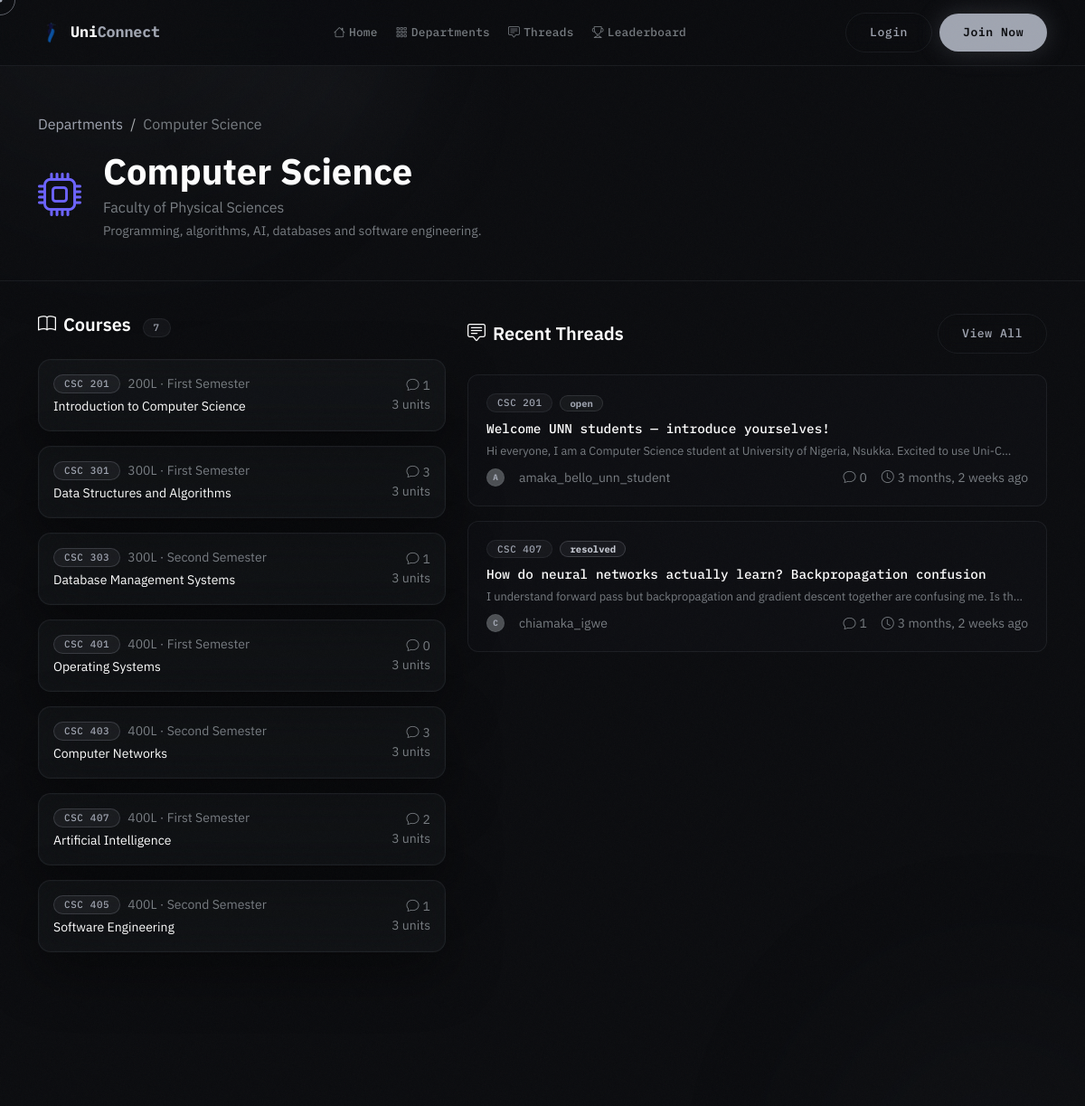
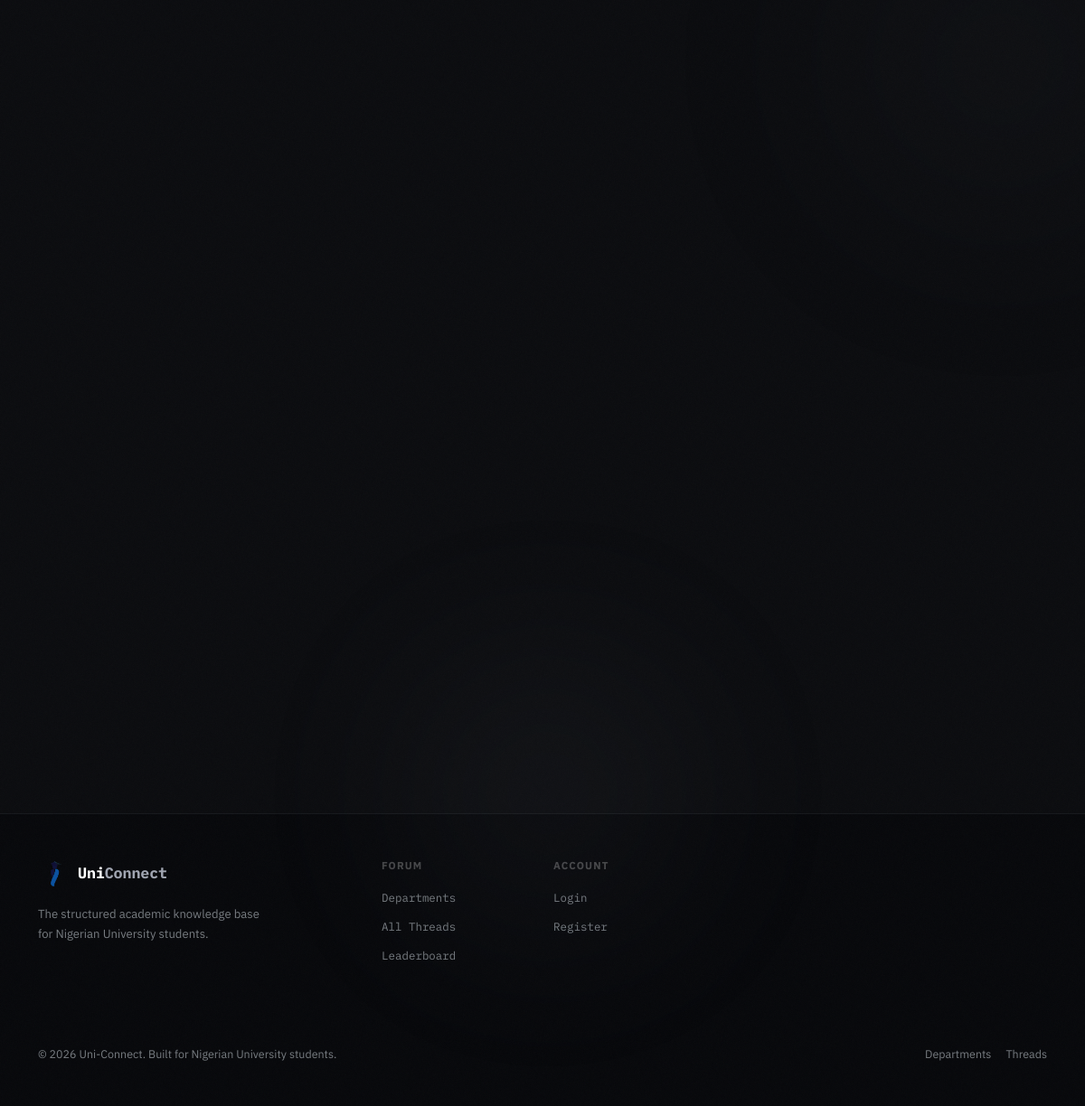
The page /departments/1/ on the database its author committed (2 pictures, top to bottom).
### forum/models.py (models this page shows, shortened)
class Department(models.Model):
    school = models.ForeignKey(
        School, on_delete=models.CASCADE, related_name='departments',
        null=True, blank=True,
    )
    name = models.CharField(max_length=200)
    code = models.CharField(max_length=10)
    faculty = models.CharField(max_length=200)
    description = models.TextField(blank=True)
    color = models.CharField(max_length=7, default='#6C63FF')
    icon = models.CharField(max_length=50, default='bi-mortarboard')
    created_at = models.DateTimeField(auto_now_add=True)
    class Meta:
        ordering = ['name']
        unique_together = ['school', 'code']
        constraints = [
            models.UniqueConstraint(
                Lower('name'), 'school',
                name='unique_department_name_per_school',
            ),
        ]
        indexes = [
            models.Index(fields=['school', 'code']),
        ]

class Course(models.Model):
    department = models.ForeignKey(Department, on_delete=models.CASCADE, related_name='courses')
    code = models.CharField(max_length=20)
    title = models.CharField(max_length=200)
    description = models.TextField(blank=True)
    level = models.CharField(max_length=10, default='100L')
    semester = models.CharField(max_length=20, default='First Semester')
    units = models.IntegerField(default=3)
    is_active = models.BooleanField(default=True)
    created_at = models.DateTimeField(auto_now_add=True)
    class Meta:
        ordering = ['code']
        unique_together = ['department', 'code']

class Thread(models.Model):
    STATUS_CHOICES = [
        ('open', 'Open'),
        ('resolved', 'Resolved'),
        ('closed', 'Closed'),
    ]
    course = models.ForeignKey(Course, on_delete=models.CASCADE, related_name='threads')
    author = models.ForeignKey(settings.AUTH_USER_MODEL, on_delete=models.CASCADE, related_name='threads')
    title = models.CharField(max_length=300)
    content = models.TextField()
    attachment = models.FileField(upload_to='thread_attachments/', blank=True, null=True)
    voice_note = models.FileField(upload_to='thread_voice_notes/', blank=True, null=True)
    status = models.CharField(max_length=20, choices=STATUS_CHOICES, default='open')
    is_pinned = models.BooleanField(default=False)
    is_deleted = models.BooleanField(default=False)
    views = models.IntegerField(default=0)
    tags = models.ManyToManyField(Tag, blank=True, related_name='threads')
    created_at = models.DateTimeField(auto_now_add=True)
    updated_at = models.DateTimeField(auto_now=True)
    class Meta:
        ordering = ['-is_pinned', '-created_at']
    @property
    def reply_count(self):
        return self.replies.filter(is_deleted=False).count()

### accounts/models.py (models this page shows, shortened)
class User(AbstractUser):
    ROLE_CHOICES = [
        ('student', 'Student'),
        ('lecturer', 'Lecturer'),
        ('admin', 'Admin'),
    ]
    is_email_verified = models.BooleanField(default=False)
    role = models.CharField(max_length=20, choices=ROLE_CHOICES, default='student')
    school = models.ForeignKey(
        'forum.School', on_delete=models.SET_NULL, null=True, blank=True, related_name='members'
    )
    department = models.ForeignKey(
        'forum.Department', on_delete=models.SET_NULL, null=True, blank=True, related_name='members'
    )
    matric_number = models.CharField(max_length=20, blank=True)
    bio = models.TextField(blank=True)
    avatar = models.ImageField(upload_to='avatars/', blank=True, null=True)
    reputation = models.IntegerField(default=0)
    created_at = models.DateTimeField(auto_now_add=True)

### forum/views.py (the view)
# urls.py: path('departments/<int:pk>/', views.department_detail, name='department_detail'),
def department_detail(request, pk):
    department = get_object_or_404(Department.objects.select_related('school'), pk=pk)
    if request.user.is_authenticated and not request.user.can_access_department(department):
        messages.error(request, "That department belongs to another institution, so you can't view its discussions.")
        return redirect('forum:departments')
    courses = Course.objects.filter(department=department, is_active=True).annotate(
        thread_count=Count('threads', filter=Q(threads__is_deleted=False))
    )
    recent_threads = Thread.objects.filter(
        course__department=department, is_deleted=False
    ).select_related('author', 'course').order_by('-created_at')[:10]
    return render(request, 'forum/department_detail.html', {
        'department': department,
        'courses': courses,
        'recent_threads': recent_threads,
    })

### forum/context_processors.py (called while the page is built)
def unread_notifications(request):
    count = 0
    if request.user.is_authenticated:
        count = request.user.notifications.filter(is_read=False).count()
    return {'unread_notification_count': count}

### templates/forum/department_detail.html (shortened to what this page needs)
{% extends 'base.html' %}
{% block content %}
<div class="page-header">
  <div class="container">
    <nav aria-label="breadcrumb" class="mb-3">
      <ol class="breadcrumb">
        <li class="breadcrumb-item"><a href="{% url 'forum:departments' %}" class="text-accent text-decoration-none">Departments</a></li>
        <li class="breadcrumb-item active text-muted">{{ department.name }}</li>
      </ol>
    </nav>
    <div class="d-flex align-items-center gap-4">
      <div style="color:{{ department.color }}; font-size:3rem;">
        <i class="bi {{ department.icon }}"></i>
      </div>
      <div>
        <h1 class="display-6 fw-bold text-white mb-1">{{ department.name }}</h1>
        <p class="text-muted mb-0">{{ department.faculty }}</p>
        {% if department.description %}<p class="text-muted small mt-1 mb-0">{{ department.description }}</p>{% endif %}
      </div>
    </div>
  </div>
</div>
<div class="container pb-5">
  <div class="row g-4">
    <div class="col-lg-5">
      <h5 class="text-white fw-600 mb-4"><i class="bi bi-book me-2"></i>Courses <span class="badge badge-glass ms-2">{{ courses.count }}</span></h5>
      <div class="d-flex flex-column gap-3">
        {% for course in courses %}
        <a href="{% url 'forum:course_detail' course.pk %}" class="glass-panel p-3 text-decoration-none d-block" style="border-radius:14px;">
          <div class="d-flex align-items-center gap-3">
            <div>
              <div class="d-flex align-items-center gap-2 mb-1">
                <span class="badge badge-glow small">{{ course.code }}</span>
                <span class="text-muted small">{{ course.level }} · {{ course.semester }}</span>
              </div>
              <div class="text-white fw-500 small">{{ course.title }}</div>
            </div>
            <div class="ms-auto text-end">
              <div class="text-muted small"><i class="bi bi-chat me-1"></i>{{ course.thread_count }}</div>
              <div class="text-muted small">{{ course.units }} units</div>
            </div>
          </div>
        </a>
        {% empty %}
        <p class="text-muted">No courses yet.</p>
        {% endfor %}
      </div>
    </div>
    <div class="col-lg-7">
      <div class="d-flex justify-content-between align-items-center mb-4 flex-wrap gap-2">
        <h5 class="text-white fw-600 mb-0"><i class="bi bi-chat-square-text me-2"></i>Recent Threads</h5>
        <a href="{% url 'forum:thread_list' %}?department={{ department.pk }}" class="btn btn-outline-glass btn-sm">View All</a>
      </div>
      {% for thread in recent_threads %}
      <a href="{% url 'forum:thread_detail' thread.pk %}" class="thread-card mb-3">
        <div class="d-flex align-items-center gap-2 mb-2">
          <span class="badge badge-glass small">{{ thread.course.code }}</span>
          <span class="badge {% if thread.status == 'resolved' %}badge-resolved{% else %}badge-open{% endif %}">{{ thread.status }}</span>
        </div>
        <div class="thread-title mb-1">{{ thread.title }}</div>
        <div class="thread-excerpt mb-2">{{ thread.content|truncatechars:100 }}</div>
        <div class="d-flex align-items-center gap-3 text-muted small">
          <div class="avatar-xs">{{ thread.author.username|first|upper }}</div>
          <span>{{ thread.author.username }}</span>
          <span class="ms-auto"><i class="bi bi-chat me-1"></i>{{ thread.reply_count }}</span>
          <span><i class="bi bi-clock me-1"></i>{{ thread.created_at|timesince }} ago</span>
        </div>
      </a>
      {% empty %}
      <div class="glass-panel p-4 text-center">
        <i class="bi bi-chat-square-dots text-muted fs-2 d-block mb-2"></i>
        <p class="text-muted small mb-2">No threads in this department yet.</p>
        <a href="{% url 'forum:create_thread' %}" class="btn btn-primary-glow btn-sm">Start a Thread</a>
      </div>
      {% endfor %}
    </div>
  </div>
</div>
{% endblock %}

### static/css/main.css (style rules this page uses)
:root { --igloo-steel: #a0a5b1; --igloo-dark-1: #4c4f53; --igloo-dark-2: #777c81; --bg: #0b0c0f; --bg-2: #14161b; --bg-card: rgba(160, 165, 177, 0.04); --bg-card-h: rgba(160, 165, 177, 0.07); --accent: #a0a5b1; --accent-dim: rgba(160, 165, 177, 0.15); --accent-glow: rgba(160, 165, 177, 0.2); --accent-bright: #c8ccd5; --border: rgba(160, 165, 177, 0.1); --border-h: rgba(160, 165, 177, 0.22); --text: #ffffff; --muted: #777c81; --muted-h: #a0a5b1; --font-mono: "IBM Plex Mono", "Courier New", monospace; --font-sans: "IBM Plex Sans", system-ui, sans-serif; --radius: 16px; --blur: 28px; }
*, *::before, *::after { box-sizing: border-box; margin: 0; padding: 0; }
html { scroll-behavior: smooth; -webkit-font-smoothing: antialiased; -moz-osx-font-smoothing: grayscale; }
body { background: var(--bg); color: var(--text); font-family: var(--font-sans); overflow-x: hidden; cursor: none; }
body::before { content: ""; position: fixed; inset: -50%; width: 200%; height: 200%; pointer-events: none; z-index: 9999; opacity: 0.028; background-size: 200px 200px; animation: grain 0.4s steps(1) infinite; }
.text-accent { color: var(--accent) !important; }
.btn-outline-glass { background: transparent; color: var(--muted-h); border: 1px solid var(--border); border-radius: 100px; font-family: var(--font-mono); font-weight: 500; font-size: 0.82rem; letter-spacing: 0.04em; padding: 11px 26px; backdrop-filter: blur(8px); transition: all 0.25s cubic-bezier(0.23, 1, 0.32, 1); will-change: transform; cursor: none; }
.glass-panel { background: var(--bg-card); backdrop-filter: blur(var(--blur)); -webkit-backdrop-filter: blur(var(--blur)); border: 1px solid var(--border); border-radius: var(--radius); box-shadow: 0 0 0 1px rgba(160, 165, 177, 0.02) inset, 0 24px 60px rgba(0, 0, 0, 0.45); transition: border-color 0.3s ease, box-shadow 0.3s ease, transform 0.3s cubic-bezier(0.23, 1, 0.32, 1); }
.badge-glass { background: rgba(160, 165, 177, 0.06); border: 1px solid var(--border); color: var(--muted-h); border-radius: 100px; font-family: var(--font-mono); font-size: 0.68rem; font-weight: 500; letter-spacing: 0.05em; padding: 4px 11px; }
.badge-glow { background: rgba(160, 165, 177, 0.08); border: 1px solid rgba(160, 165, 177, 0.22); color: var(--accent); border-radius: 100px; font-family: var(--font-mono); font-size: 0.68rem; font-weight: 500; letter-spacing: 0.06em; padding: 4px 11px; }
.badge-resolved { background: rgba(160, 165, 177, 0.08); border: 1px solid rgba(160, 165, 177, 0.25); color: var(--accent-bright); border-radius: 100px; font-family: var(--font-mono); font-size: 0.66rem; padding: 3px 10px; }
.badge-open { background: rgba(76, 79, 83, 0.15); border: 1px solid rgba(119, 124, 129, 0.25); color: var(--muted-h); border-radius: 100px; font-family: var(--font-mono); font-size: 0.66rem; padding: 3px 10px; }
.thread-card { border-radius: 12px; border: 1px solid var(--border); background: rgba(160, 165, 177, 0.02); padding: 20px; transition: all 0.3s cubic-bezier(0.23, 1, 0.32, 1); text-decoration: none; display: block; }
.thread-title { font-family: var(--font-mono); font-weight: 500; color: #fff; font-size: 0.9rem; line-height: 1.45; }
.thread-excerpt { color: var(--muted); font-family: var(--font-sans); font-size: 0.8rem; line-height: 1.6; }
.page-header { border-bottom: 1px solid var(--border); padding: 52px 0 44px; margin-bottom: 36px; position: relative; overflow: hidden; }
.page-header::before { content: ""; position: absolute; top: -50%; left: 10%; width: 500px; height: 300px; background: radial-gradient( circle, rgba(160, 165, 177, 0.04) 0%, transparent 70% ); pointer-events: none; }
.avatar-xs { width: 20px; height: 20px; border-radius: 50%; background: var(--igloo-dark-1); border: 1px solid var(--border); display: flex; align-items: center; justify-content: center; font-family: var(--font-mono); font-weight: 700; font-size: 0.58rem; color: var(--accent); flex-shrink: 0; }
.fw-600 { font-weight: 600 !important; }
.text-muted { color: var(--muted) !important; }

### rows shown on the page
Department: name "Computer Science", faculty "Faculty of Physical Sciences", description "Programming, algorithms, AI, databases and software engineering."
Course: code "CSC 201", level "200L", semester "First Semester", title "Introduction to Computer Science", thread_count "1", units "3"
Course: code "CSC 301", level "300L", semester "First Semester", title "Data Structures and Algorithms", thread_count "3", units "3"
Course: code "CSC 303", level "300L", semester "Second Semester", title "Database Management Systems", thread_count "1", units "3"
Course: code "CSC 401", level "400L", semester "First Semester", title "Operating Systems", thread_count "0", units "3"
Course: code "CSC 403", level "400L", semester "Second Semester", title "Computer Networks", thread_count "3", units "3"
Course: code "CSC 407", level "400L", semester "First Semester", title "Artificial Intelligence", thread_count "2", units "3"
Course: code "CSC 405", level "400L", semester "Second Semester", title "Software Engineering", thread_count "1", units "3"
Thread: course.code "CSC 201", status "open", title "Welcome UNN students — introduce yourselves!", content "Hi everyone, I am a Computer Science student at University of Nigeria, Nsukka. Excited to use Uni-C…", author.username|first "A", author.username "amaka_bello_unn_student", reply_count "0", created_at "3 months, 2 weeks"
Thread: course.code "CSC 407", status "resolved", title "How do neural networks actually learn? Backpropagation confusion", content "I understand forward pass but backpropagation and gradient descent together are confusing me. Is th…", author.username|first "C", author.username "chiamaka_igwe", reply_count "1", created_at "3 months, 2 weeks"

### other values the page prints
{{ courses.count }} "7"
